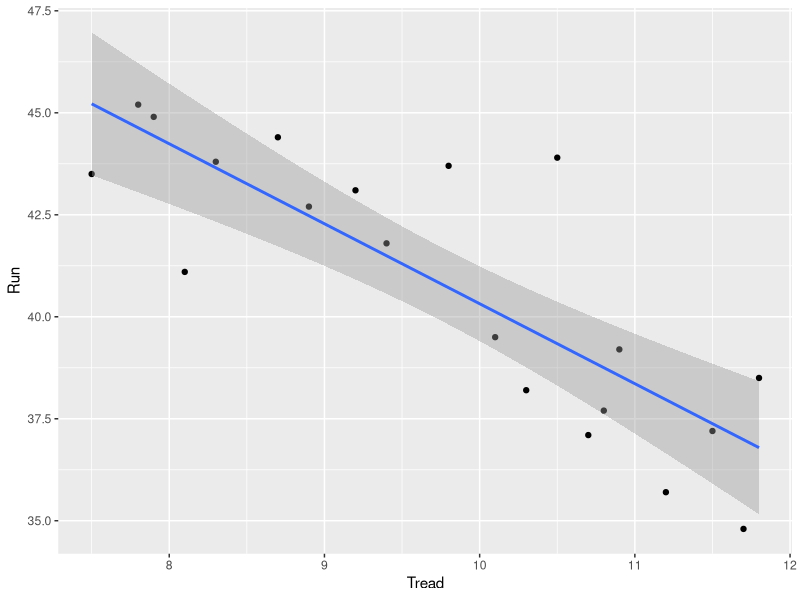

Recreate this plot in R.
## ---- chunk 1
knitr::opts_chunk$set(echo = TRUE)
## ---- chunk 2
setwd("~/Documents/GitHub/stats100")
## ---- chunk 3
library(tidyverse)
library(stats)
library(ggplot2)
library(RColorBrewer)
## ---- chunk 4
fitness<- read.csv("Fitness.csv")
fitness
## ---- chunk 5
fitness %>%
  ggplot(aes(x=Tread, y=Run))+
  geom_point()+
  geom_smooth(method = lm)
## ---- chunk 6
fitlm<- lm(Run ~ Tread, data = fitness)
fitlm
## ---- chunk 7
bothci<- confint(fitlm, level = 0.95)
slopeci<- bothci[2,]
slopeci
